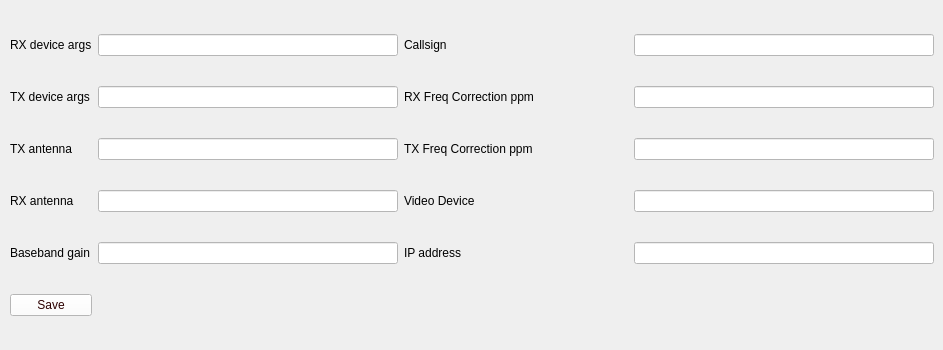
        <widget class="QWidget" name="tab_6">
         <attribute name="title">
          <string>Setup</string>
         </attribute>
         <widget class="QWidget" name="gridLayoutWidget">
          <property name="geometry">
           <rect>
            <x>10</x>
            <y>10</y>
            <width>924</width>
            <height>331</height>
           </rect>
          </property>
          <layout class="QGridLayout" name="gridLayout_5">
           <item row="3" column="1">
            <widget class="QLineEdit" name="lineEditTXAntenna">
             <property name="sizePolicy">
              <sizepolicy hsizetype="Fixed" vsizetype="Fixed">
               <horstretch>0</horstretch>
               <verstretch>0</verstretch>
              </sizepolicy>
             </property>
             <property name="minimumSize">
              <size>
               <width>300</width>
               <height>0</height>
              </size>
             </property>
             <property name="styleSheet">
              <string notr="true">background-color: rgb(255, 255, 255);
color: rgb(0, 0, 61);
font: 10pt &quot;Sans Serif&quot;;</string>
             </property>
            </widget>
           </item>
           <item row="7" column="0">
            <widget class="QPushButton" name="saveOptionsButton">
             <property name="styleSheet">
              <string notr="true">background-color: rgb(255, 255, 255);
color: rgb(44, 0, 0);
font: 18pt &quot;Sans Serif&quot;;</string>
             </property>
             <property name="text">
              <string>Save</string>
             </property>
            </widget>
           </item>
           <item row="0" column="0">
            <widget class="QLabel" name="label_2">
             <property name="text">
              <string>RX device args</string>
             </property>
            </widget>
           </item>
           <item row="4" column="1">
            <widget class="QLineEdit" name="lineEditRXAntenna">
             <property name="sizePolicy">
              <sizepolicy hsizetype="Fixed" vsizetype="Fixed">
               <horstretch>0</horstretch>
               <verstretch>0</verstretch>
              </sizepolicy>
             </property>
             <property name="minimumSize">
              <size>
               <width>300</width>
               <height>0</height>
              </size>
             </property>
             <property name="styleSheet">
              <string notr="true">background-color: rgb(255, 255, 255);
color: rgb(0, 0, 61);
font: 10pt &quot;Sans Serif&quot;;</string>
             </property>
            </widget>
           </item>
           <item row="0" column="1">
            <widget class="QLineEdit" name="lineEditRXDev">
             <property name="sizePolicy">
              <sizepolicy hsizetype="Fixed" vsizetype="Fixed">
               <horstretch>0</horstretch>
               <verstretch>0</verstretch>
              </sizepolicy>
             </property>
             <property name="minimumSize">
              <size>
               <width>300</width>
               <height>0</height>
              </size>
             </property>
             <property name="styleSheet">
              <string notr="true">background-color: rgb(255, 255, 255);
color: rgb(0, 0, 61);
font: 10pt &quot;Sans Serif&quot;;</string>
             </property>
            </widget>
           </item>
           <item row="0" column="2">
            <widget class="QLabel" name="label_4">
             <property name="text">
              <string>Callsign</string>
             </property>
            </widget>
           </item>
           <item row="1" column="1">
            <widget class="QLineEdit" name="lineEditTXDev">
             <property name="sizePolicy">
              <sizepolicy hsizetype="Fixed" vsizetype="Fixed">
               <horstretch>0</horstretch>
               <verstretch>0</verstretch>
              </sizepolicy>
             </property>
             <property name="minimumSize">
              <size>
               <width>300</width>
               <height>0</height>
              </size>
             </property>
             <property name="styleSheet">
              <string notr="true">background-color: rgb(255, 255, 255);
color: rgb(0, 0, 61);
font: 10pt &quot;Sans Serif&quot;;</string>
             </property>
            </widget>
           </item>
           <item row="4" column="0">
            <widget class="QLabel" name="label_6">
             <property name="text">
              <string>RX antenna</string>
             </property>
            </widget>
           </item>
           <item row="3" column="0">
            <widget class="QLabel" name="label_5">
             <property name="text">
              <string>TX antenna</string>
             </property>
            </widget>
           </item>
           <item row="1" column="0">
            <widget class="QLabel" name="label_3">
             <property name="text">
              <string>TX device args</string>
             </property>
            </widget>
           </item>
           <item row="0" column="3">
            <widget class="QLineEdit" name="lineEditCallsign">
             <property name="sizePolicy">
              <sizepolicy hsizetype="Fixed" vsizetype="Fixed">
               <horstretch>0</horstretch>
               <verstretch>0</verstretch>
              </sizepolicy>
             </property>
             <property name="minimumSize">
              <size>
               <width>300</width>
               <height>0</height>
              </size>
             </property>
             <property name="styleSheet">
              <string notr="true">background-color: rgb(255, 255, 255);
color: rgb(0, 0, 61);
font: 10pt &quot;Sans Serif&quot;;</string>
             </property>
            </widget>
           </item>
           <item row="1" column="2">
            <widget class="QLabel" name="label_7">
             <property name="text">
              <string>RX Freq Correction ppm</string>
             </property>
            </widget>
           </item>
           <item row="3" column="2">
            <widget class="QLabel" name="label_8">
             <property name="text">
              <string>TX Freq Correction ppm</string>
             </property>
            </widget>
           </item>
           <item row="1" column="3">
            <widget class="QLineEdit" name="lineEditRXFreqCorrection">
             <property name="sizePolicy">
              <sizepolicy hsizetype="Fixed" vsizetype="Fixed">
               <horstretch>0</horstretch>
               <verstretch>0</verstretch>
              </sizepolicy>
             </property>
             <property name="minimumSize">
              <size>
               <width>300</width>
               <height>0</height>
              </size>
             </property>
             <property name="styleSheet">
              <string notr="true">background-color: rgb(255, 255, 255);
color: rgb(0, 0, 61);
font: 10pt &quot;Sans Serif&quot;;</string>
             </property>
            </widget>
           </item>
           <item row="3" column="3">
            <widget class="QLineEdit" name="lineEditTXFreqCorrection">
             <property name="sizePolicy">
              <sizepolicy hsizetype="Fixed" vsizetype="Fixed">
               <horstretch>0</horstretch>
               <verstretch>0</verstretch>
              </sizepolicy>
             </property>
             <property name="minimumSize">
              <size>
               <width>300</width>
               <height>0</height>
              </size>
             </property>
             <property name="styleSheet">
              <string notr="true">background-color: rgb(255, 255, 255);
color: rgb(0, 0, 61);
font: 10pt &quot;Sans Serif&quot;;</string>
             </property>
            </widget>
           </item>
           <item row="4" column="3">
            <widget class="QLineEdit" name="lineEditVideoDevice">
             <property name="sizePolicy">
              <sizepolicy hsizetype="Fixed" vsizetype="Fixed">
               <horstretch>0</horstretch>
               <verstretch>0</verstretch>
              </sizepolicy>
             </property>
             <property name="minimumSize">
              <size>
               <width>300</width>
               <height>0</height>
              </size>
             </property>
             <property name="styleSheet">
              <string notr="true">background-color: rgb(255, 255, 255);
color: rgb(0, 0, 61);
font: 10pt &quot;Sans Serif&quot;;</string>
             </property>
             <property name="maxLength">
              <number>100</number>
             </property>
            </widget>
           </item>
           <item row="4" column="2">
            <widget class="QLabel" name="label_10">
             <property name="text">
              <string>Video Device</string>
             </property>
            </widget>
           </item>
           <item row="5" column="2">
            <widget class="QLabel" name="label_18">
             <property name="sizePolicy">
              <sizepolicy hsizetype="MinimumExpanding" vsizetype="Fixed">
               <horstretch>0</horstretch>
               <verstretch>0</verstretch>
              </sizepolicy>
             </property>
             <property name="text">
              <string>IP address</string>
             </property>
            </widget>
           </item>
           <item row="5" column="3">
            <widget class="QLineEdit" name="lineEditIPaddress">
             <property name="styleSheet">
              <string notr="true">background-color: rgb(255, 255, 255);
color: rgb(0, 0, 61);
font: 10pt &quot;Sans Serif&quot;;</string>
             </property>
             <property name="maxLength">
              <number>100</number>
             </property>
            </widget>
           </item>
           <item row="5" column="0">
            <widget class="QLabel" name="label_19">
             <property name="text">
              <string>Baseband gain</string>
             </property>
            </widget>
           </item>
           <item row="5" column="1">
            <widget class="QLineEdit" name="lineEditBBgain">
             <property name="sizePolicy">
              <sizepolicy hsizetype="Fixed" vsizetype="Fixed">
               <horstretch>0</horstretch>
               <verstretch>0</verstretch>
              </sizepolicy>
             </property>
             <property name="minimumSize">
              <size>
               <width>300</width>
               <height>0</height>
              </size>
             </property>
             <property name="styleSheet">
              <string notr="true">background-color: rgb(255, 255, 255);
color: rgb(0, 0, 61);
font: 10pt &quot;Sans Serif&quot;;</string>
             </property>
            </widget>
           </item>
          </layout>
         </widget>
        </widget>
